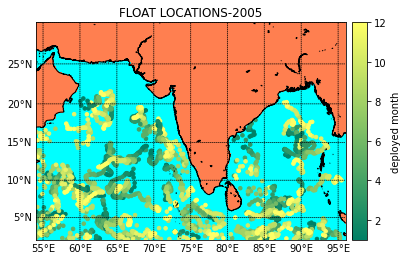

Source code (Python):
# -*- coding: utf-8 -*-
"""
Created on Mon May 10 11:22:42 2021

@author: Dell
"""


import numpy as np
from netCDF4 import Dataset
import matplotlib.pyplot as plt
from mpl_toolkits.basemap import Basemap
import datetime
import glob
lons=[]
lats=[]
dates=[]
months=[]
#importing all nc files
for file in glob.glob('*.nc'):
    data=Dataset(file,'r')
#listing dates
    jd=data.variables['JULD'][:]
    ref_date=datetime.datetime(1950,1,1,0,0,0)
    date=ref_date+datetime.timedelta(days=jd[0])
    dates.append(date)
    months.append(date.month)
#listing latitude and longitude    
    lons.append(data.variables['LONGITUDE'][0])
    lats.append(data.variables['LATITUDE'][0])
#basemap setup            
mp=Basemap(projection="merc",llcrnrlat=2,llcrnrlon=54,urcrnrlat=30,urcrnrlon=96,resolution='f')
mp.drawcoastlines()
mp.drawlsmask(land_color='coral',ocean_color='aqua',lakes=True)
parallels = np.arange(0.,81,5.)
meridians = np.arange(10.,351.,5.)
mp.drawparallels(parallels,labels=[True,False,False,False])
mp.drawmeridians(meridians,labels=[False,False,False,True])
mp.scatter(lons,lats,latlon=True,s=50,c=months,marker='.',cmap="summer")
cbar=mp.colorbar()
cbar.set_label('deployed month')
#annotating all points
#for i in range(len(lons)):
#    x,y=mp(lons[i],lats[i])
#    plt.text(x,y,str(dates[i]))
plt.title('FLOAT LOCATIONS-'+str(date.year))
plt.figure(figsize=(8,8))
plt.show()
